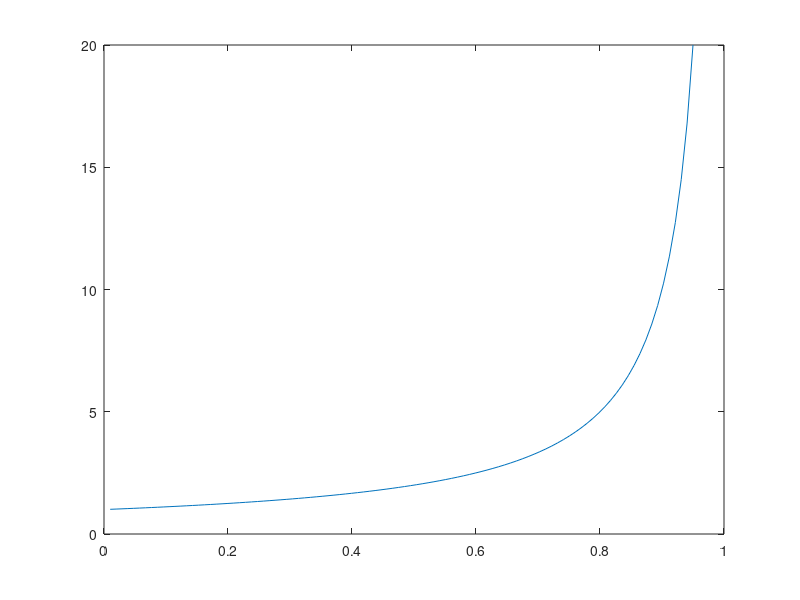

Reproduce this figure in MATLAB. (Note: this script raises an error after producing the figure.)
%% HW 3 Prob 2a M/M/1

clc;clear;
mu = 1;
numLambda = 100;
numTrials = 100;
T = 1e2;
lambda = linspace(0.01,0.95, numLambda);
meanDelay = zeros;
meanTrialDelay = zeros;

%% Theoretical Calculations M/M/1
expDelay = zeros();
for i = 1:numLambda
    expDelay(i) = inv(mu - lambda(i));
end
plot(lambda,expDelay)

%% Simulation M/M/1
for i = 1:numLambda
    meanDelay = zeros;
    for j = 1:numTrials
        A = 1e6;
        S = expRand(lambda(i));
        delayRS = 0;
        Q = zeros; %Array for holding Queue Delays
        qLen = 1;
        for t = 1:T
            %simulate interarrival times as A ~ EXP(lambda) and S ~ EXP(mu)
            if(A < S) %arrival case
                [Q, qLen, A, S] = markovianArrival(Q,qLen,t,lambda(i),mu,S);
            elseif(S < A) %service case
                [Q, qLen, S, delayRS] = markovianDeparture(Q,qLen,t,mu,delayRS);
            end
        end
    meanDelay(j) = delayRS/T;    
    end
    meanTrialDelay(i) = sum(meanDelay)/numTrials;
end

% Plot M/M/1
plot(lambda,expDelay)
hold on;
plot(lambda,meanTrialDelay,'x')
title("M/M/1 Simulation, \mu = 1, \lambda = (0,1), nPoints = 100, numTrials = 100")
xlabel("\lambda");
ylabel("Mean Delay");
hold off;

%% HW 3 Prob 2b M/D/1
clc;clear;
mu = 1;
numLambda = 100;
numTrials = 100;
lambda = linspace(0.01,0.95, numLambda);
meanDelay = zeros();
meanTrialDelay = zeros();

%% Simulation M/D/1
T = 1e2;
for i = 1:numLambda
    for j = 1:numTrials
        A = expRand(lambda(i));
        S = 1e9;
        delayRS = 0;
        Q = zeros; %Array for holding Queue Delays
        qLen = 1;
        for t = 1:T
            %simulate interarrival times as A ~ EXP(lambda) and S ~ EXP(mu)
            if(A < S) %arrival case
                [Q, qLen, A, S] = markovianArrival(Q,qLen,t,lambda(i),mu,S);
            elseif(S < A) %service case
                [Q, qLen, S, delayRS] = deterministicDeparture(Q,qLen,t,mu,delayRS);
            end
        end
    meanDelay(i,j) = delayRS/T;    
    end
    meanTrialDelay(i) = mean(meanDelay(i,:));
end

%Plot M/D/1
plot(lambda,meanTrialDelay,'x')
title("M/D/1 Simulation, \mu = 1, \lambda = (0,1), nPoints = 100, numTrials = 100")
xlabel("\lambda");
ylabel("Mean Delay");
hold off;
%% HW 3 Prob 2c M/G/1
clc;clear;
mu = 1;
numLambda = 100;
numTrials = 100;
lambda = linspace(0.01,0.95, numLambda);
meanDelay = zeros();
meanTrialDelay = zeros();
k = 1;

% Simulation M/G/1
T = 1e2;
for p = [0.1, 0.05, 0.01]
    for i = 1:numLambda
        for j = 1:numTrials
            A = expRand(lambda(i));
            S = 1e9;
            delayRS = 0;
            Q = zeros; %Array for holding Queue Delays
            qLen = 1;
            for t = 1:T
                %simulate interarrival times as A ~ EXP(lambda) and S ~ EXP(mu)
                if(A < S) %arrival case
                    [Q, qLen, A, S] = markovianArrival(Q,qLen,t,lambda(i),mu,S);
                elseif(S < A) %service case
                    [Q, qLen, S, delayRS] = generalDeparture(Q,qLen,t,p,delayRS);
                end
            end
            meanDelay(i,j) = delayRS/T;
            
        end
        meanTrialDelay(i,k) = sum(meanDelay(i,:))./numTrials;
    end
    k = k+1;
end

%Plot M/D/1
plot(lambda,meanTrialDelay(:,1),'x')
hold on
plot(lambda,meanTrialDelay(:,2),'x')
plot(lambda,meanTrialDelay(:,3),'x')
title("M/G/1 Simulation, \mu = 1, \lambda = (0,1), nPoints = 100, numTrials = 100")
xlabel("\lambda");
ylabel("Mean Delay");
hold off;

